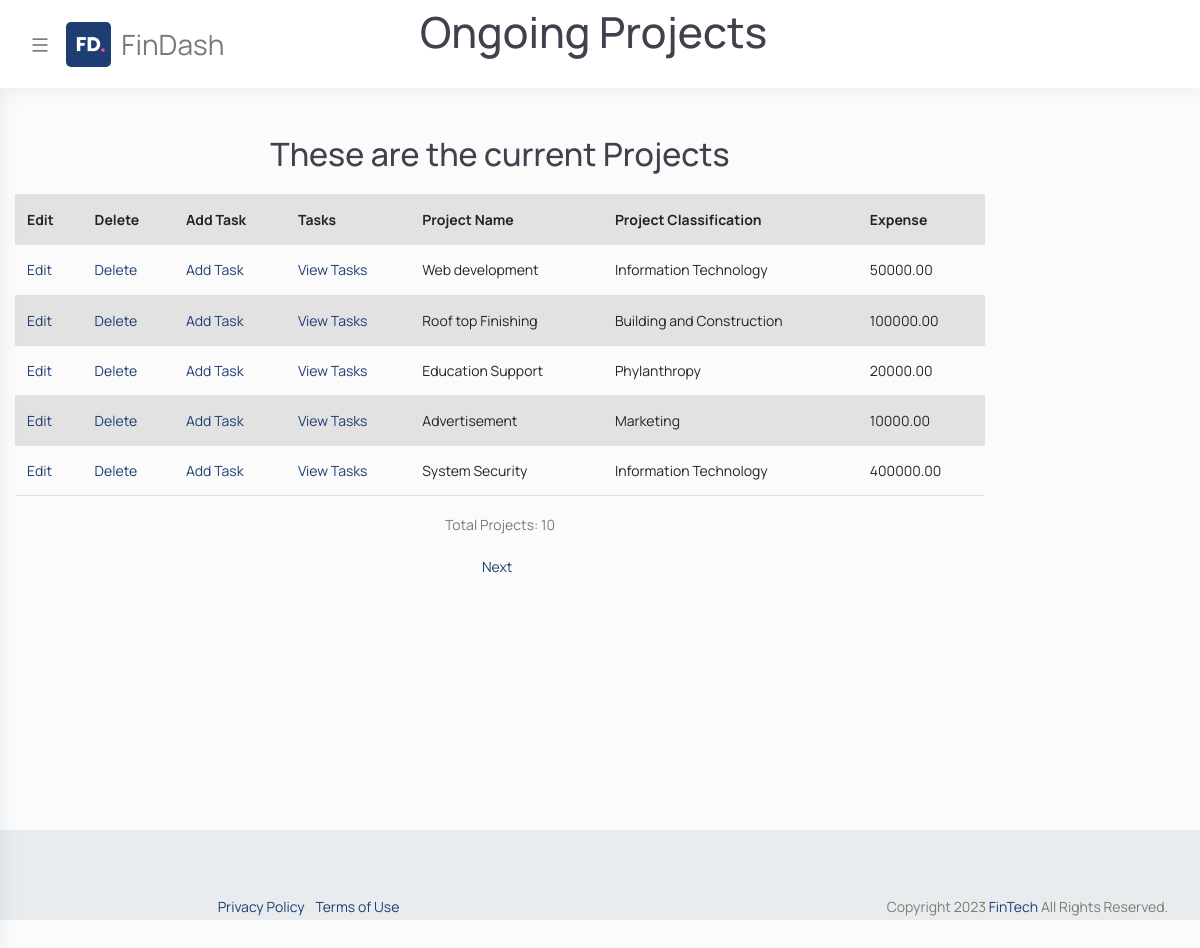
The page /financeApp/view-projects.php (signed in) on the database its author committed.
### tables this page shows
CREATE TABLE `project` (
  `projectId` mediumint(6) UNSIGNED NOT NULL,
  `projectName` varchar(60) NOT NULL,
  `projectClassification` varchar(60) NOT NULL,
  `expenses` decimal(12,2) NOT NULL,
  `dateAdded` datetime NOT NULL DEFAULT current_timestamp(),
  `approved` tinytext NOT NULL
);

### financeApp/process-view-projects.php (the view, shortened to what this page needs)
<?php
    try{
        require 'includes/mysqli_connect.php';
        $page_rows = 5;
        if(isset($_GET['s']) && is_numeric($_GET['s'])){
            $start = htmlspecialchars($_GET['s'], ENT_QUOTES);
        }else{
            $start = 0;
        }
        if(isset($_GET['p']) && is_numeric($_GET['p'])){
            $pages = htmlspecialchars($_GET['p']);
        }else{
            $q = "SELECT count(projectID) FROM project";
            $result = mysqli_query($dbcon, $q);
            $row = mysqli_fetch_array($result, MYSQLI_NUM);
            $record = htmlspecialchars($row[0], ENT_QUOTES);
            if($record > $page_rows){
                $pages = ceil($record/$page_rows);
            }else{
                $pages = 1;
            }
        }
        $query = "SELECT projectId, projectName, projectClassification, expenses FROM project ORDER BY dateAdded LIMIT ?, ?";
        $q = mysqli_stmt_init($dbcon);
        mysqli_stmt_prepare($q, $query);
        mysqli_stmt_bind_param($q, 'ii', $start, $page_rows);
        mysqli_stmt_execute($q);
        $result = mysqli_stmt_get_result($q);
        if($result){
            if(isset($_SESSION['eid'])){
                echo '<table class="table table-striped">
                <tr>
                    <th scope="col">Edit</th>
                    <th scope="col">Delete</th>
                    <th scope="col">Add Task</th>
                    <th scope="col">Tasks</th>
                    <th scope="col">Allocate</th>
                    <th scope="col">Project Name</th>
                    <th scope="col">Project Classification</th>
                    <th scope="col">Expense</th>
                </tr>
            ';
            }else{
                echo '<table class="table table-striped">
                <tr>
                    <th scope="col">Edit</th>
                    <th scope="col">Delete</th>
                    <th scope="col">Add Task</th>
                    <th scope="col">Tasks</th>
                    <th scope="col">Project Name</th>
                    <th scope="col">Project Classification</th>
                    <th scope="col">Expense</th>
                </tr>
            ';
            }
            while($row = mysqli_fetch_array($result, MYSQLI_ASSOC)){
                $project_id = htmlspecialchars($row['projectId'], ENT_QUOTES);
                $project_name = htmlspecialchars($row['projectName'], ENT_QUOTES);
                $project_class = htmlspecialchars($row['projectClassification'], ENT_QUOTES);
                $expenses = htmlspecialchars($row['expenses'], ENT_QUOTES);
                if(isset($_SESSION['eid'])){
                    echo '<tr>
                    <td><a href="#">Edit</td>
                    <td><a href="#">Delete</td>
                    <td><a href="add-task.php?pid=' . $project_id . '">Add Task</td>
                    <td><a href="view-task.php?pid=' . $project_id . '">View Tasks</td>
                    <td><a href="assign-work.php?pid=' . $project_id . '">Choose</a></td>
                    <td>
                    '. $project_name . '</td>
                    <td>
                    ' . $project_class . '</td>
                    <td>
                    ' . $expenses . '</td>
                    </tr>';
                }else{
                    echo '<tr>
                    <td><a href="#">Edit</td>
                    <td><a href="#">Delete</td>
                   <td><a href="add-task.php?pid=' . $project_id . '">Add Task</td>
                    <td><a href="view-task.php?pid=' . $project_id . '">View Tasks</td>
                    <td>
                    '. $project_name . '</td>
                    <td>
                    ' . $project_class . '</td>
                    <td>
                    ' . $expenses . '</td>
                    </tr>';
                }
            }
            echo '</table>';
        }else{
			echo '<p class="error">The current users could not be retrieved. We apologize for any inconvience.';
			exit();
        }
        $q = "SELECT COUNT(projectId) FROM project";
        $result = mysqli_query($dbcon, $q);
        $row = mysqli_fetch_array($result, MYSQLI_NUM);
        $projects = htmlspecialchars($row[0], ENT_QUOTES);
        $echostring = '<p class="text-center">Total Projects: ' . $projects . '</p>';
        $echostring .= '<p class="text-center">';
        if($pages > 1){
            $currrent_page = ($start/$page_rows) + 1;
            if($currrent_page != $pages){
                $echostring .= '<a href="view-projects.php?s=' . ($start + $page_rows) . '&p=' . $pages . '">Next &nbsp;</a>';
            }
        }
        echo $echostring;
    }catch(Exception $e){
        print 'System busy please try later<br>';
        print 'Exception: ' . $e->getMessage() . '<br>';
    }catch(Error $e){
        print 'System busy please try later<br>';
        print 'Error: '. $e->getMessage() . '<br>';
    }
?>

### financeApp/css/typography.css (style rules this page uses)
body { font-family: 'Manrope', sans-serif; font-weight: 400; font-style: normal; font-size: 14px; line-height: 1.8; padding: 0; margin: 0; color: var(--iq-body-text); background: var(--iq-body-bg); }
a, .btn { -webkit-transition: all 0.5s ease-out 0s; -moz-transition: all 0.5s ease-out 0s; -ms-transition: all 0.5s ease-out 0s; -o-transition: all 0.5s ease-out 0s; transition: all 0.5s ease-out 0s; }
a, button, input, btn { outline: medium none !important; }
a { color: var(--iq-primary); }

### financeApp/css/variable.css (style rules this page uses)
:root { --iq-title-text: #3f414d; --iq-body-text: #777d74; --iq-body-bg: #fbfbfb; --iq-primary: #1e3d73; --iq-secondary: #a09e9e; --iq-success: #65f9b3; --iq-warning: #ffbf43; --iq-danger: #fe517e; --iq-info: #9267ff; --iq-dark: #3f414d; --iq-light: #fafafb; --iq-white: #ffffff; --iq-black: #000000; --iq-light-primary: #e7ecee; --iq-light-secondary: #f1f2f1; --iq-light-success: #ecfff6; --iq-light-danger: #ffeeee; --iq-light-warning: #fefaee; --iq-light-info: #f4f0ff; --iq-light-dark: #f0efef; --iq-primary-hover: #1d335a; --iq-secondary-hover: #3948e8; --iq-success-hover: #8defc0; --iq-danger-hover: #ff6a6a; --iq-warning-hover: #fae837; --iq-info-hover: #fff1e0; --iq-dark-hover: #3948e8; --iq-border-light: #f1f1f1; --iq-light-card: #ffffff; --iq-primary-rgb: 100, 114, 248; --iq-color1: #1e3d73; --iq-color2: #02d871; --iq-color3: #309cf3; --iq-color4: #ff00ff; --iq-color5: #fb1f4c; --iq-color6: #00ced1; --iq-color7: #f35f3b; --iq-color8: #fde117; --iq-color9: #ff0000; --iq-color10: #88028c; --iq-color11: #00d5ab; --iq-color12: #ce9252; --iq-color13: #f9ae02; --iq-color14: #1e7fe4; --iq-color15: #006400; --iq-color16: #fa7c04; --iq-color17: #81bf02; --iq-color18: #99a7ca; --iq-color19: #3d2a26; --iq-color20: #a0746b; }

### rows shown on the page
project: projectName "Web development", projectClassification "Information Technology", expenses "50000.00"
project: projectName "Roof top Finishing", projectClassification "Building and Construction", expenses "100000.00"
project: projectName "Education Support", projectClassification "Phylanthropy", expenses "20000.00"
project: projectName "Advertisement", projectClassification "Marketing", expenses "10000.00"
project: projectName "System Security", projectClassification "Information Technology", expenses "400000.00"

### other values the page prints
$projects "10"
